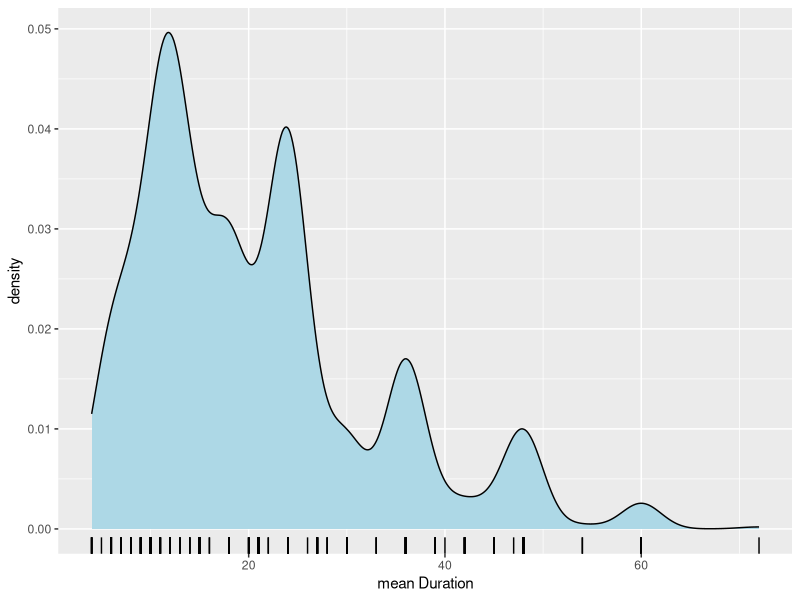
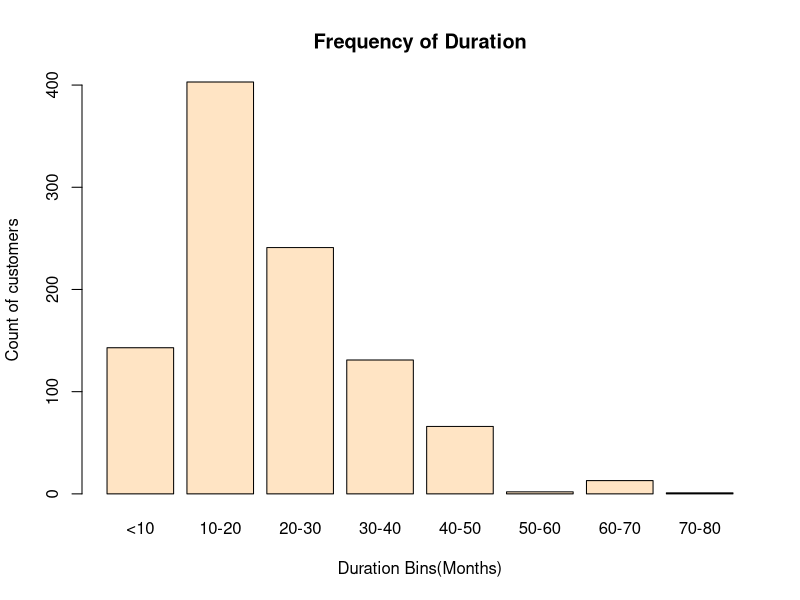

Recreate these plots in R, in order.
#Time series features
library(caret)

#Install caret if not installed
#install.packages('caret')

GermanCredit = read.csv("GermanCredit.csv")
duration<- GermanCredit$Duration #take the duration column

summary(duration)
library(ggplot2)
ggplot(data=GermanCredit, aes(x=GermanCredit$Duration)) +
  geom_density(fill='lightblue') +
  geom_rug() +
  labs(x='mean Duration')

  #Creating Bins
# set up boundaries for intervals/bins
breaks <- c(0,10,20,30,40,50,60,70,80)

# specify interval/bin labels
labels <- c("<10", "10-20", "20-30", "30-40", "40-50", "50-60", "60-70", "70-80")

# bucketing data points into bins
bins <- cut(duration, breaks, include.lowest = T, right=FALSE, labels=labels)

# inspect bins
summary(bins)

#Ploting the bins
plot(bins, main="Frequency of Duration", ylab="Count of customers", xlab="Duration Bins(Months)",col="bisque")

